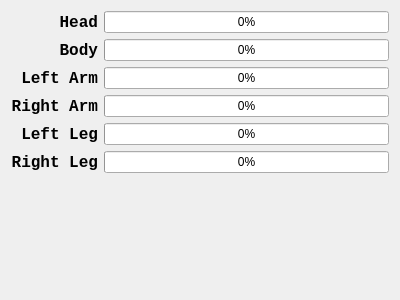
<?xml version="1.0" encoding="UTF-8"?>
<ui version="4.0">
 <class>limbWidget</class>
 <widget class="QWidget" name="limbWidget">
  <property name="geometry">
   <rect>
    <x>0</x>
    <y>0</y>
    <width>400</width>
    <height>300</height>
   </rect>
  </property>
  <property name="windowTitle">
   <string>Form</string>
  </property>
  <layout class="QGridLayout" name="gridLayout">
   <item row="0" column="0">
    <widget class="QLabel" name="headStatusLabel">
     <property name="font">
      <font>
       <family>Consolas</family>
       <pointsize>12</pointsize>
       <weight>75</weight>
       <bold>true</bold>
      </font>
     </property>
     <property name="text">
      <string>Head</string>
     </property>
     <property name="alignment">
      <set>Qt::AlignRight|Qt::AlignTrailing|Qt::AlignVCenter</set>
     </property>
    </widget>
   </item>
   <item row="0" column="1">
    <widget class="QProgressBar" name="headStatus">
     <property name="maximumSize">
      <size>
       <width>16777215</width>
       <height>16777215</height>
      </size>
     </property>
     <property name="value">
      <number>0</number>
     </property>
     <property name="alignment">
      <set>Qt::AlignLeading|Qt::AlignLeft|Qt::AlignVCenter</set>
     </property>
     <property name="textVisible">
      <bool>true</bool>
     </property>
    </widget>
   </item>
   <item row="1" column="0">
    <widget class="QLabel" name="bodyStatusLabel">
     <property name="font">
      <font>
       <family>Consolas</family>
       <pointsize>12</pointsize>
       <weight>75</weight>
       <bold>true</bold>
      </font>
     </property>
     <property name="text">
      <string>Body</string>
     </property>
     <property name="alignment">
      <set>Qt::AlignRight|Qt::AlignTrailing|Qt::AlignVCenter</set>
     </property>
    </widget>
   </item>
   <item row="1" column="1">
    <widget class="QProgressBar" name="bodyStatus">
     <property name="maximumSize">
      <size>
       <width>16777215</width>
       <height>16777215</height>
      </size>
     </property>
     <property name="value">
      <number>0</number>
     </property>
     <property name="alignment">
      <set>Qt::AlignLeading|Qt::AlignLeft|Qt::AlignVCenter</set>
     </property>
     <property name="textVisible">
      <bool>true</bool>
     </property>
     <property name="invertedAppearance">
      <bool>false</bool>
     </property>
    </widget>
   </item>
   <item row="2" column="0">
    <widget class="QLabel" name="leftarmStatusLabel">
     <property name="font">
      <font>
       <family>Consolas</family>
       <pointsize>12</pointsize>
       <weight>75</weight>
       <bold>true</bold>
      </font>
     </property>
     <property name="text">
      <string>Left Arm</string>
     </property>
     <property name="alignment">
      <set>Qt::AlignRight|Qt::AlignTrailing|Qt::AlignVCenter</set>
     </property>
    </widget>
   </item>
   <item row="2" column="1">
    <widget class="QProgressBar" name="leftarmStatus">
     <property name="maximumSize">
      <size>
       <width>16777215</width>
       <height>16777215</height>
      </size>
     </property>
     <property name="value">
      <number>0</number>
     </property>
     <property name="alignment">
      <set>Qt::AlignLeading|Qt::AlignLeft|Qt::AlignVCenter</set>
     </property>
     <property name="textVisible">
      <bool>true</bool>
     </property>
    </widget>
   </item>
   <item row="3" column="0">
    <widget class="QLabel" name="rightarmStatusLabel">
     <property name="font">
      <font>
       <family>Consolas</family>
       <pointsize>12</pointsize>
       <weight>75</weight>
       <bold>true</bold>
      </font>
     </property>
     <property name="text">
      <string>Right Arm</string>
     </property>
     <property name="alignment">
      <set>Qt::AlignRight|Qt::AlignTrailing|Qt::AlignVCenter</set>
     </property>
    </widget>
   </item>
   <item row="3" column="1">
    <widget class="QProgressBar" name="rightarmStatus">
     <property name="maximumSize">
      <size>
       <width>16777215</width>
       <height>16777215</height>
      </size>
     </property>
     <property name="value">
      <number>0</number>
     </property>
     <property name="alignment">
      <set>Qt::AlignLeading|Qt::AlignLeft|Qt::AlignVCenter</set>
     </property>
     <property name="textVisible">
      <bool>true</bool>
     </property>
    </widget>
   </item>
   <item row="4" column="0">
    <widget class="QLabel" name="leftlegStatusLabel">
     <property name="font">
      <font>
       <family>Consolas</family>
       <pointsize>12</pointsize>
       <weight>75</weight>
       <bold>true</bold>
      </font>
     </property>
     <property name="text">
      <string>Left Leg</string>
     </property>
     <property name="alignment">
      <set>Qt::AlignRight|Qt::AlignTrailing|Qt::AlignVCenter</set>
     </property>
    </widget>
   </item>
   <item row="4" column="1">
    <widget class="QProgressBar" name="leftlegStatus">
     <property name="maximumSize">
      <size>
       <width>16777215</width>
       <height>16777215</height>
      </size>
     </property>
     <property name="value">
      <number>0</number>
     </property>
     <property name="alignment">
      <set>Qt::AlignLeading|Qt::AlignLeft|Qt::AlignVCenter</set>
     </property>
     <property name="textVisible">
      <bool>true</bool>
     </property>
    </widget>
   </item>
   <item row="5" column="0">
    <widget class="QLabel" name="rightlegStatusLabel">
     <property name="font">
      <font>
       <family>Consolas</family>
       <pointsize>12</pointsize>
       <weight>75</weight>
       <bold>true</bold>
      </font>
     </property>
     <property name="text">
      <string>Right Leg</string>
     </property>
     <property name="alignment">
      <set>Qt::AlignRight|Qt::AlignTrailing|Qt::AlignVCenter</set>
     </property>
    </widget>
   </item>
   <item row="5" column="1">
    <widget class="QProgressBar" name="rightlegStatus">
     <property name="maximumSize">
      <size>
       <width>16777215</width>
       <height>16777215</height>
      </size>
     </property>
     <property name="value">
      <number>0</number>
     </property>
     <property name="alignment">
      <set>Qt::AlignLeading|Qt::AlignLeft|Qt::AlignVCenter</set>
     </property>
     <property name="textVisible">
      <bool>true</bool>
     </property>
    </widget>
   </item>
   <item row="6" column="0">
    <spacer name="spacer">
     <property name="orientation">
      <enum>Qt::Vertical</enum>
     </property>
     <property name="sizeHint" stdset="0">
      <size>
       <width>20</width>
       <height>117</height>
      </size>
     </property>
    </spacer>
   </item>
  </layout>
 </widget>
 <resources/>
 <connections/>
</ui>
